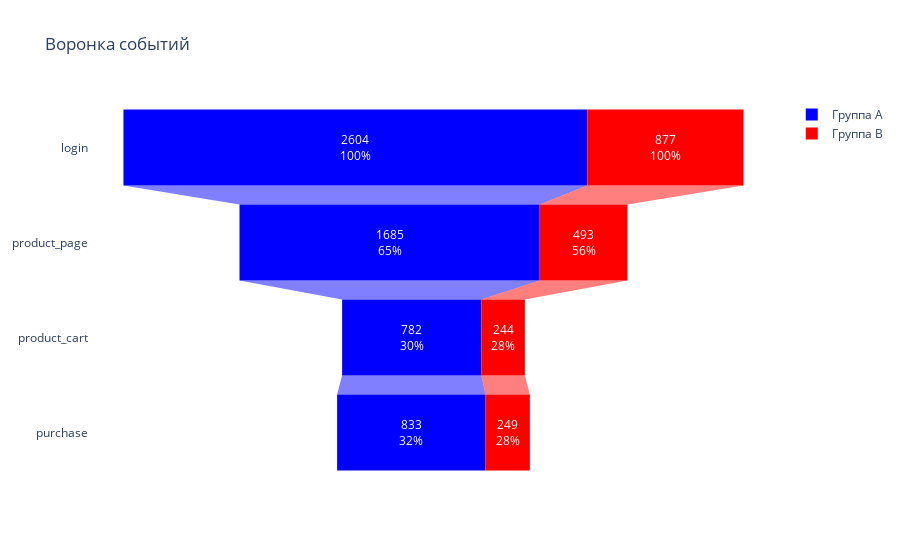

Notebook code for this chart:
### Markdown cell above
### 3.3 Изменение конверсии в воронке в выборках на разных этапах

### Code cell
funnel_a = df.query('group == "A"'
                   ).groupby('event_name'
                            ).agg({'user_id': 'nunique'}
                                 ).sort_values('user_id', ascending=False
                                              ).reindex(['login', 'product_page', 'product_cart', 'purchase']
                                                       ).reset_index(drop=False)


funnel_b = df.query('group == "B"').groupby('event_name'
                            ).agg({'user_id': 'nunique'}
                                 ).sort_values('user_id', ascending=False
                                              ).reindex(['login', 'product_page', 'product_cart', 'purchase']
                                                       ).reset_index(drop=False)

fig = go.Figure()

fig.add_trace(go.Funnel(y=funnel_a['event_name'],
                        x=funnel_a['user_id'],
                        textposition= 'inside',
                        textinfo= 'value + percent initial',
                        name='Группа А',
                        marker = {'color': '#0000FF'}))
                        
fig.add_trace(go.Funnel(y=funnel_b['event_name'],
                        x=funnel_b['user_id'],
                        textinfo='value + percent initial',
                        name='Группа B',
                        marker = {'color': '#FF0000'})),

fig.update_layout(template='plotly_white',
                  title='Воронка событий')
fig.show()

### Figure 1 — Plotly figure (JSON) as saved in the notebook; plotly's stock layout.template omitted (floating-point values rounded to 4 significant figures)
{"data": [{"marker": {"color": "#0000FF"}, "name": "Группа А", "textinfo": "value+percent initial", "textposition": "inside", "type": "funnel", "x": [2604, 1685, 782, 833], "y": ["login", "product_page", "product_cart", "purchase"]}, {"marker": {"color": "#FF0000"}, "name": "Группа B", "textinfo": "value+percent initial", "type": "funnel", "x": [877, 493, 244, 249], "y": ["login", "product_page", "product_cart", "purchase"]}], "layout": {"title": {"text": "Воронка событий"}}}
